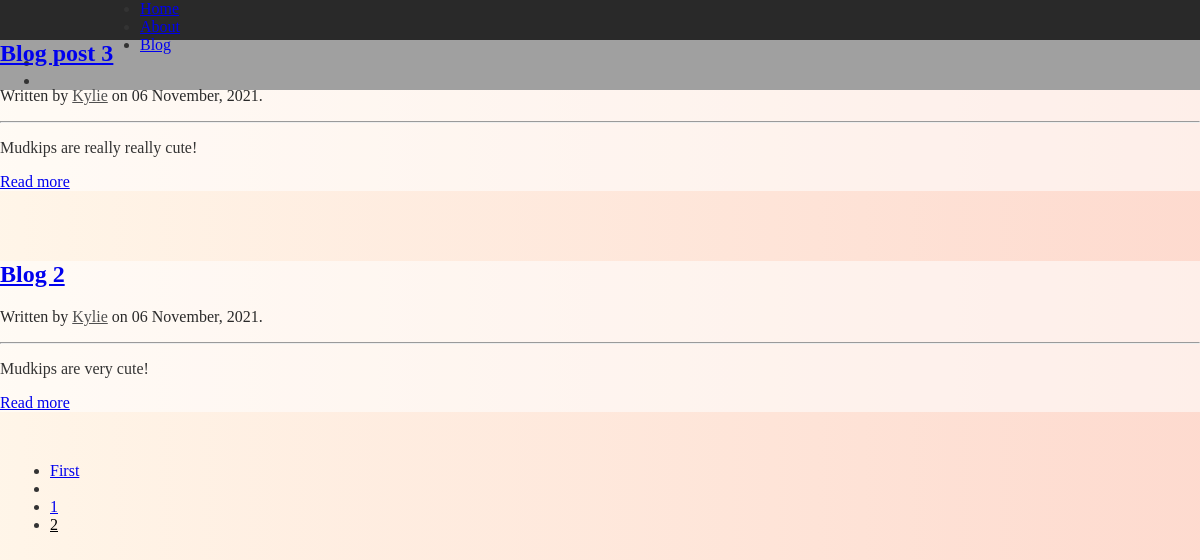
Screenshot of /blog/?page=2 with the database file from the repository.
### blog/models.py (models this page shows, shortened)
class Post(models.Model):
    title = models.CharField(max_length=100) # Create a title field for the blog post
    content = RichTextField(blank=True, null=True)
    date_posted = models.DateTimeField(default=timezone.now)
    author = models.ForeignKey(User, on_delete=models.CASCADE)

### blog/views.py (the view)
# urls.py: path('blog/', PostListView.as_view(), name='blog-blog'),
class PostListView(ListView):
    model = Post
    template_name = 'blog/blog.html'
    context_object_name = 'posts'
    ordering = ['-date_posted']
    paginate_by = 3

### blog/templates/blog/blog.html (shortened to what this page needs)
{% extends "blog/base.html" %}
{% block content %}
{% for post in posts %}
<div class="uk-section uk-section-muted uk-width-auto" id="content-box" style="margin-top: 70px;">
    <div class="uk-container uk-container-center">
            <article class="uk-article">
                <div class="media-body">
                    <div class="article-metadata">
                        <h2 class="uk-article-title"><a class="uk-link-reset" href="{% url 'post-detail' post.id %}">{{ post.title }}</a></h2>
                        <p class="uk-article-meta" id="meta">Written by <a href="#">{{ post.author }}</a> on {{ post.date_posted|date:"d F, Y"}}.</p>
                        <hr>
                    </div>
                    <p class="article-content">{{ post.content|truncatewords:"100"|safe }}</p>
                    <div class="uk-grid-small uk-child-width-auto" uk-grid>
                        <div>
                            <a class="uk-button uk-button-text" href="{% url 'post-detail' post.id %}">Read more</a>
                        </div>
                    </div>
                </div>
            </article>
    </div>
</div>
{% endfor %}
{% if is_paginated %}
<ul class="uk-pagination uk-flex-center" style="padding: 50px;">
    {% if page_obj.has_previous %}
    <li><a class="btn" href="?page=1">First</a></li>
    <li><a class="btn" href="?page={{ page_obj.previous_page_number }}"></a></li>
    {% endif %}
    {% for num in page_obj.paginator.page_range %}
        {% if page_obj.number == num %}
        <li><a class="uk-disabled pagination-inactive" href="?page={{ num }}">{{ num }}</a></li>
        {% elif num > page_obj.number|add:'-3'  and num < page_obj.number|add:'3' %}
        <li><a class="uk-active" href="?page={{ num }}">{{ num }}</a></li>
        {% endif %}
    {% endfor %}
</ul>
{% endif %}
{% endblock content %}

### blog/templates/blog/base.html (shortened to what this page needs)
{% load static %}
<!DOCTYPE html>
<html>
<head>
  <link rel="stylesheet" href="https://cdn.jsdelivr.net/npm/uikit@3.9.2/dist/css/uikit.min.css" />
  <link rel="stylesheet" type="text/css" href="{% static 'blog/main.css' %}">
</head>
<body>
  <div uk-sticky>
    <div class="uk-section" id="navigation-section" style="margin-bottom: -120px;">
      <div class="uk-container uk-container-center uk-margin-top">
        <header>
          <nav class="uk-position-top uk-navbar-container uk-dark" id="bg-dark" uk-navbar>
            <div class="uk-navbar-left" id="main-nav" style="padding: -10px">
              <ul class="uk-navbar-nav">
                <li><a href="{% url 'blog-home' %}">Home</a></li>
                <li><a href="{% url 'blog-about' %}">About</a></li>
                <li><a href="{% url 'blog-blog' %}">Blog</a></li>
              </ul>
            </div>
            <div class="uk-navbar-right" id="sub-nav">
              <ul class="uk-navbar-nav">
                <li><a uk-icon="icon: github" href="#"></a></li>
                <li><a uk-icon="icon: linkedin" href="#"></a></li>
              </ul>
            </div>
          </nav>
      </div>
    </div>
  </div>
  <main role="main">
    {% block content %}{% endblock %}
  </main>
</body>
</html>

### blog/static/blog/main.css (style rules this page uses)
html { background: #ffecd2; background: -webkit-linear-gradient(to right, rgba(255, 236, 210, 0.5), rgba(252, 182, 159, 0.5)); background: linear-gradient(to right, rgba(255, 236, 210, 0.5), rgba(252, 182, 159, 0.5)); -webkit-background-size: cover; -moz-background-size: cover; -o-background-size: cover; background-size: cover; }
body { margin-top: 3rem; color: #333333; }
html, body { margin: 0; height: 100%; }
h1, h2, h3, h4, h5, h6 { color: #444444; }
ul { margin: 0; }
#bg-dark { background-color: #292929; padding: -20px; }
#main-nav { margin-left: 100px; }
#sub-nav { margin-right: 100px; }
#content-box { background-color: rgba(255, 255, 255, 0.555); height: 100%; }
#meta { color: rgb(41, 41, 41); }
#meta a { color:rgb(80, 80, 80); }
.pagination-inactive { color:black; }

### rows the page displays
Post: title "Blog post 3", author "Kylie", date_posted "06 November, 2021", content "Mudkips are really really cute!"
Post: title "Blog 2", author "Kylie", date_posted "06 November, 2021", content "Mudkips are very cute!"

### other values shown
{{ num }} "1"
{{ num }} "2"
